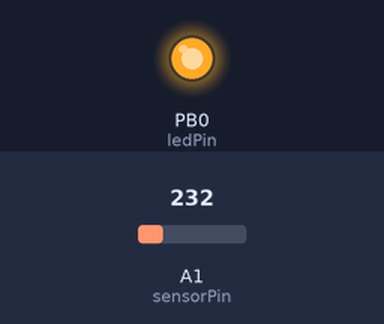
Bench run of a sketch on a simulated ATtiny85, built with avr-gcc and run on an emulated ATtiny85. Shown: output pins drawn as LEDs (lit = HIGH). Dashed ring = blinking. Inputs (shaded band) come from the test bench; at power-on: A1 (sensorPin) = 232.

Above: at 2.8 s.
2.9 s: A1 (sensorPin) set to 201
At 3.7 s:
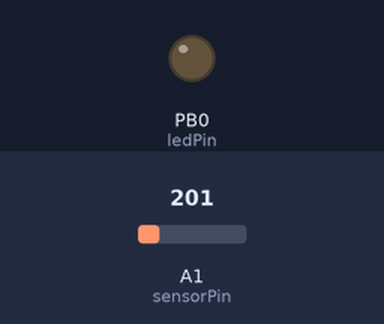
5.6 s: A1 (sensorPin) set to 184
At 7.0 s:
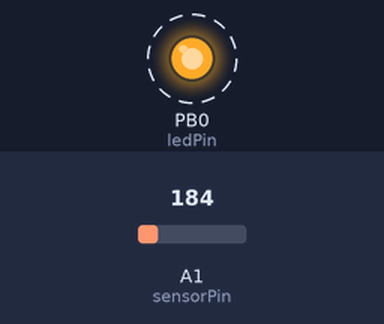
Timing chart, 0 to 16.1 s (numbered marks = the images above; inputs shaded):
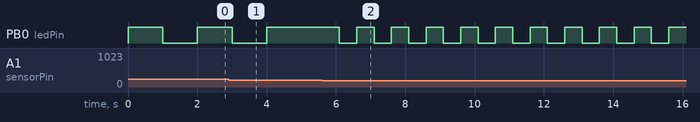

The sketch:

diy_thermometer_using_attiny85.ino
```cpp
// C++ code
// Author: Rohan Mridha
// EEE-23, KUET
// C++ code
// Define pin numbers for clarity.
int ledPin = 0;      // Physical Pin 5 (PB0)
#define sensorPin A1 // Physical Pin 7 (PB2)

double fahrenheit;

void setup()
{
  pinMode(ledPin, OUTPUT);
  fahrenheit = 0.0;
}

void loop()
{
  // Read the raw analog value from the sensor
  int sensorValue = analogRead(sensorPin);

  // Convert the analog reading (0-1023) to a voltage (0-5V)
  double voltage = (double)sensorValue / 1024.0;
  voltage *= 5.0;

  // Convert voltage to temperature in Celsius
  // (assumes a sensor like TMP36 with 10mV per degree C and 500mV offset)
  double celsius = (voltage - 0.5) * 100;

  // Convert Celsius to Fahrenheit
  fahrenheit = (celsius * 9.0 / 5.0) + 32.0;

  // Check the temperature range and blink the LED accordingly
  if (fahrenheit >= -40 && fahrenheit <= 68)
  {
    // Fast blink for cold temperatures
    digitalWrite(ledPin, HIGH);
    delay(100);
    digitalWrite(ledPin, LOW);
    delay(100);
  }
  else if (fahrenheit >= 70 && fahrenheit <= 116)
  {
    // Medium blink for moderate temperatures
    digitalWrite(ledPin, HIGH);
    delay(500);
    digitalWrite(ledPin, LOW);
    delay(500);
  }
  else if (fahrenheit >= 123 && fahrenheit <= 238)
  {
    // Slow blink for hot temperatures
    digitalWrite(ledPin, HIGH);
    delay(1000);
    digitalWrite(ledPin, LOW);
    delay(1000);
  }
  else
  {
    // Solid ON for out-of-range temperatures
    digitalWrite(ledPin, HIGH);
  }
}
```

Measured:
- the behaviour switches between 198 and 197 on A1 (sensorPin) (found by bisection; images 1 and 2)
- after the input at 2.9 s, PB0 (ledPin): goes on until 4.0 s, then stays HIGH
- after the input at 5.6 s, PB0 (ledPin): alternates HIGH for 0.50 s and LOW for 0.50 s, starting after 0.50 s
